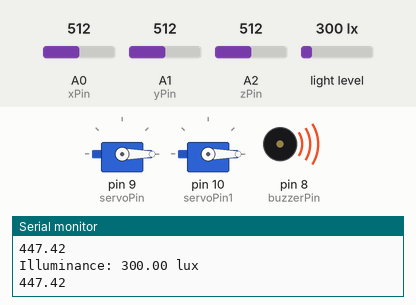
Recording of a sketch running on a simulated Arduino Uno, built with avr-gcc and run on an emulated ATmega328P. Parts: 2 × servo, buzzer (waves = sounding, pin HIGH), the last lines printed to the serial monitor. The test bench sets the inputs (shaded band); at power-on: light level 300 lx, A0 (xPin) = 512, A1 (yPin) = 512, A2 (zPin) = 512.

Above: at 6.4 s.
6.5 s: light level set to 314 lx
At 11.6 s:
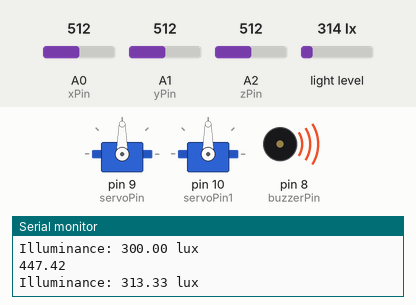
12.8 s: light level set to 40 lx
At 17.9 s:
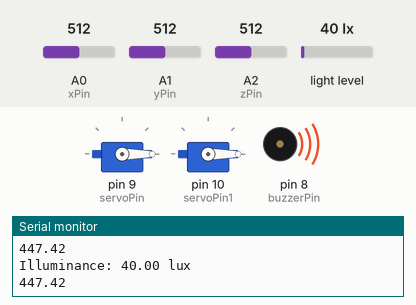
19.1 s: light level set to 500 lx
At 23.4 s:
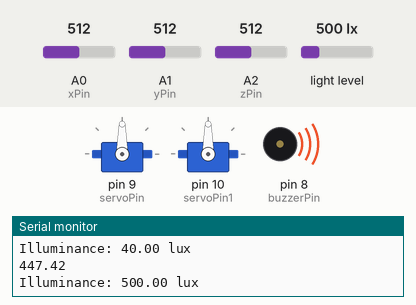
Timing chart, 0 to 24.9 s (numbered marks = the images above; inputs shaded):
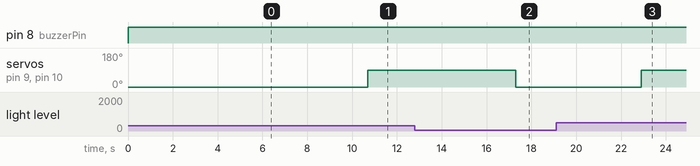

Measured:
- the behaviour switches between 300 and 301 lx on light level (found by bisection; images 0 and 1)
- after the input at 6.5 s, servo on pin 9 (servoPin), servo on pin 10 (servoPin1): 0° → 90° after 4.2 s
- after the input at 12.8 s, servo on pin 9 (servoPin), servo on pin 10 (servoPin1): 90° → 0° after 4.5 s
- after the input at 19.1 s, servo on pin 9 (servoPin), servo on pin 10 (servoPin1): 0° → 90° after 3.8 s

The sketch:

vibration_bh1750_plant.ino
```cpp
const int xPin = A0; // X-axis pin
const int yPin = A1; // Y-axis pin
const int zPin = A2; // Z-axis pin
const int buzzerPin = 8; // Buzzer pin

float sensitivity = 0.0033; // ADXL335 sensitivity (V/g)

#include <Wire.h>
#include <BH1750.h>
#include <Servo.h>

BH1750 lightMeter;
Servo myServo;
Servo myServo1;
const int threshold = 300; // Illuminance threshold in lux
const int servoPin = 9;
const int servoPin1 = 10;

void setup() {
  pinMode(buzzerPin, OUTPUT);
  digitalWrite(buzzerPin, LOW);
  Serial.begin(9600);

  Wire.begin();
  lightMeter.begin();
  myServo.attach(servoPin); myServo1.attach(servoPin1);
  myServo.write(0); // Initial position
  myServo1.write(0);
  Serial.begin(9600);

}

void loop() {
  int xRaw = analogRead(xPin);
  int yRaw = analogRead(yPin);
  int zRaw = analogRead(zPin);

  // Convert analog readings to g-force
  float xG = (xRaw * 5.0 / 1023.0 - 1.65) / sensitivity;
  float yG = (yRaw * 5.0 / 1023.0 - 1.65) / sensitivity;
  float zG = (zRaw * 5.0 / 1023.0 - 1.65) / sensitivity;

  // Calculate vibration magnitude
  float magnitude = sqrt(xG * xG + yG * yG + zG * zG);
  Serial.println(magnitude);

  // Trigger buzzer if vibration detected
  if (magnitude > 120) {
    digitalWrite(buzzerPin, HIGH);
    delay(5000);
  } else {
    digitalWrite(buzzerPin, LOW);
  }
  delay(100);

  float lux = lightMeter.readLightLevel();
  Serial.print("Illuminance: ");
  Serial.print(lux);
  Serial.println(" lux");

  if (lux > threshold) {
    myServo.write(90); // Rotate 90 degrees
    myServo1.write(90);
    delay(1000);
  } else {
    myServo.write(0); // Return to initial position
    myServo1.write(0);
  }
  delay(500);
}
```
